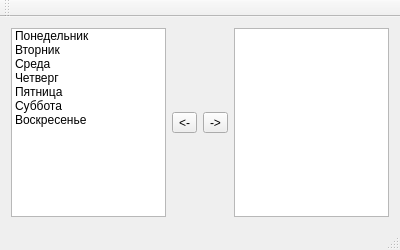
<?xml version="1.0" encoding="UTF-8"?>
<ui version="4.0">
 <class>MainWindow</class>
 <widget class="QMainWindow" name="MainWindow">
  <property name="geometry">
   <rect>
    <x>0</x>
    <y>0</y>
    <width>400</width>
    <height>250</height>
   </rect>
  </property>
  <property name="windowTitle">
   <string>Grabber</string>
  </property>
  <widget class="QWidget" name="centralWidget">
   <layout class="QHBoxLayout" name="horizontalLayout_2">
    <item>
     <layout class="QHBoxLayout" name="horizontalLayout">
      <item>
       <widget class="QListWidget" name="listWidget">
        <item>
         <property name="text">
          <string>Понедельник</string>
         </property>
        </item>
        <item>
         <property name="text">
          <string>Вторник</string>
         </property>
        </item>
        <item>
         <property name="text">
          <string>Среда</string>
         </property>
        </item>
        <item>
         <property name="text">
          <string>Четверг</string>
         </property>
        </item>
        <item>
         <property name="text">
          <string>Пятница</string>
         </property>
        </item>
        <item>
         <property name="text">
          <string>Суббота</string>
         </property>
        </item>
        <item>
         <property name="text">
          <string>Воскресенье</string>
         </property>
        </item>
       </widget>
      </item>
      <item>
       <widget class="QToolButton" name="toolButton_2">
        <property name="text">
         <string>&lt;-</string>
        </property>
       </widget>
      </item>
      <item>
       <widget class="QToolButton" name="toolButton">
        <property name="text">
         <string>-&gt;</string>
        </property>
       </widget>
      </item>
      <item>
       <widget class="QListWidget" name="listWidget_2"/>
      </item>
     </layout>
    </item>
   </layout>
  </widget>
  <widget class="QMenuBar" name="menuBar">
   <property name="geometry">
    <rect>
     <x>0</x>
     <y>0</y>
     <width>400</width>
     <height>25</height>
    </rect>
   </property>
  </widget>
  <widget class="QToolBar" name="mainToolBar">
   <attribute name="toolBarArea">
    <enum>TopToolBarArea</enum>
   </attribute>
   <attribute name="toolBarBreak">
    <bool>false</bool>
   </attribute>
  </widget>
  <widget class="QStatusBar" name="statusBar"/>
 </widget>
 <layoutdefault spacing="6" margin="11"/>
 <tabstops>
  <tabstop>listWidget</tabstop>
  <tabstop>toolButton</tabstop>
  <tabstop>listWidget_2</tabstop>
  <tabstop>toolButton_2</tabstop>
 </tabstops>
 <resources/>
 <connections/>
</ui>
